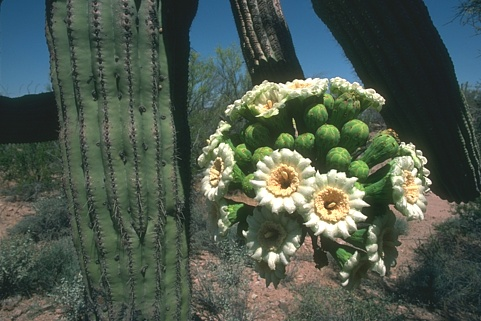
#> input picture Week2/images/19021.png, 481 x 321 px
$ python q2.py
#> lines starting #> are read from the running program, lines starting #| are printed output that depends on the picture
import cv2
import numpy as np

# Load the image
image_path = "./images/19021.png"  # Change this if needed
image = cv2.imread(image_path, cv2.IMREAD_GRAYSCALE)
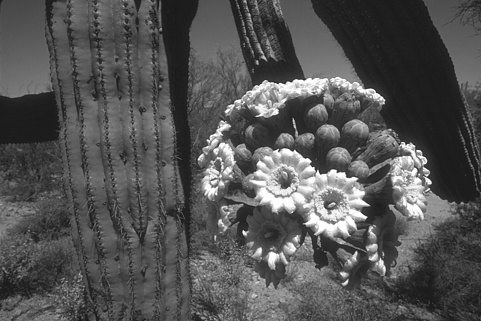
#> image: shape (321, 481); min 19, max 255, mean 83.8

if image is None:
    print("Error: Could not read the image.")
    exit()

# Initialize ORB detector
orb = cv2.ORB_create()

# Detect keypoints and compute descriptors
keypoints, descriptors = orb.detectAndCompute(image, None)
#> keypoints = 500 keypoints; strongest (x, y, size): (315, 169, 31), (318, 171, 31), (365, 217, 31), (320, 173, 31)

# Draw keypoints on the image
output_image = cv2.drawKeypoints(image, keypoints, None, color=(0, 255, 0))
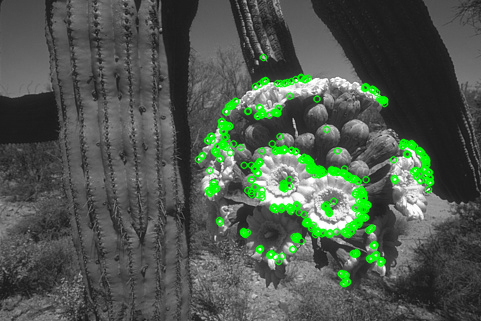
#> output_image: shape (321, 481, 3); mean of channels 0, 1, 2 78.2, 88.1, 78.2; drawn as B, G, R

# Display the result
cv2.imshow("ORB Feature Detection", output_image)
cv2.waitKey(0)
cv2.destroyAllWindows()

$ run again, with Week2/images/227092.png copied over Week2/images/19021.png
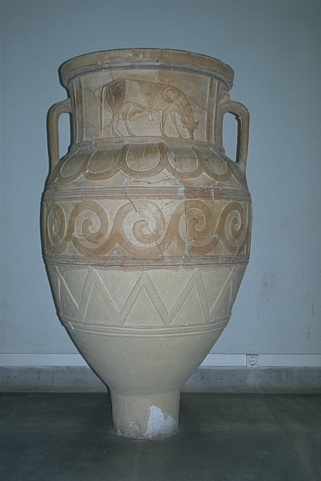
#> input picture Week2/images/227092.png, 321 x 481 px
#> `image = cv2.imread(image_path, cv2.IMREAD_GRAYSCALE)`:
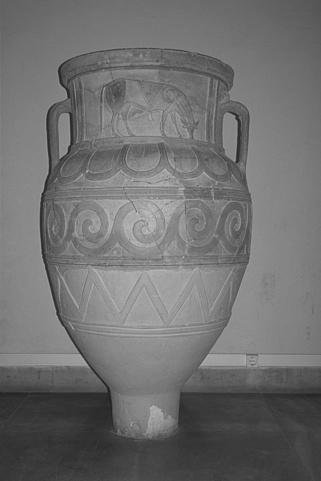
#> image: shape (481, 321); min 32, max 195, mean 111.4
#> keypoints = 357 keypoints; strongest (x, y, size): (233, 160, 31), (68, 114, 31), (233, 115, 31), (234, 160, 37.2)
#> `output_image = cv2.drawKeypoints(image, keypoints, None, color=(0, 255..`:
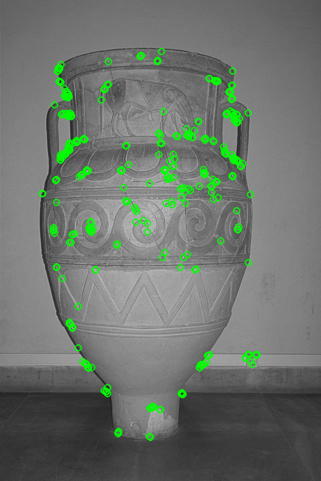
#> output_image: shape (481, 321, 3); mean of channels 0, 1, 2 107.8, 115.7, 107.8; drawn as B, G, R
